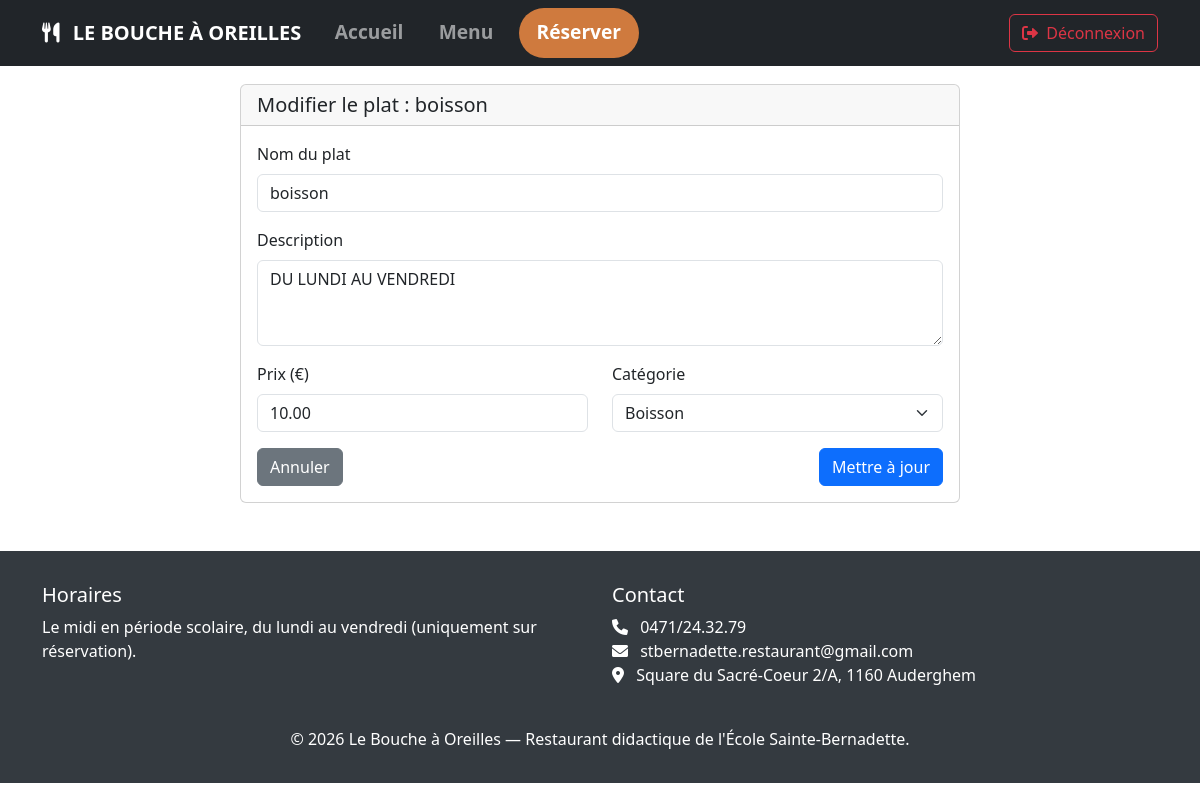
Page /admin/modifier_plat/1 (signed in) on the committed database.
### models.py (models this page shows)
class Plat(db.Model):
    __tablename__ = 'menu'
    id = db.Column(db.Integer, primary_key=True)
    nom = db.Column(db.String(100), nullable=False)
    description = db.Column(db.Text)
    prix = db.Column(db.Float, nullable=False)
    categorie = db.Column(db.String(50), nullable=False)
    image = db.Column(db.String(200))

### main.py (the view, shortened to what this page needs)
@app.route('/admin/modifier_plat/<int:plat_id>', methods=['GET', 'POST'])
@login_required
def modifier_plat(plat_id):
    plat = Plat.query.get_or_404(plat_id)
    return render_template('modifier-menu.html', plat=plat)

### main.py (called while the page is built)
def login_required(f):
    @wraps(f)
    def decorated_function(*args, **kwargs):
        if not session.get('admin_logged_in'):
            return redirect(url_for('admin_login'))
        return f(*args, **kwargs)
    return decorated_function

### templates/modifier-menu.html (shortened to what this page needs)
{% extends "base.html" %}
{% block content %}
<div class="container mt-4">
    <div class="row justify-content-center">
        <div class="col-md-8">
            <div class="card">
                <div class="card-header">
                    <h2 class="h5 mb-0">Modifier le plat : {{ plat['nom'] }}</h2>
                </div>
                <div class="card-body">
                    <form method="POST" action="{{ url_for('modifier_plat', plat_id=plat['id']) }}">
                        <div class="mb-3">
                            <label for="nom_plat" class="form-label">Nom du plat</label>
                            <input type="text" class="form-control" id="nom_plat" name="nom_plat"
                                   value="{{ plat['nom'] }}" required>
                        </div>
                        <div class="mb-3">
                            <label for="description" class="form-label">Description</label>
                            <textarea class="form-control" id="description" name="description"
                                     rows="3" required>{{ plat['description'] }}</textarea>
                        </div>
                        <div class="row">
                            <div class="col-md-6 mb-3">
                                <label for="prix" class="form-label">Prix (€)</label>
                                <input type="number" step="0.01" class="form-control" id="prix"
                                       name="prix" value="{{ "%.2f"|format(plat['prix']) }}" required>
                            </div>
                            <div class="col-md-6 mb-3">
                                <label for="categorie" class="form-label">Catégorie</label>
                                <select class="form-select" id="categorie" name="categorie" required>
                                    <option value="Boissons" {% if plat['categorie'] == 'Boissons' %}selected{% endif %}>Boisson</option>
                                </select>
                           </div>
                       </div>
                       <div class="d-flex justify-content-between">
                            <a href="{{ url_for('admin_menu') }}" class="btn btn-secondary">Annuler</a>
                            <button type="submit" class="btn btn-primary">Mettre à jour</button>
                        </div>
                    </form>
                </div>
            </div>
        </div>
    </div>
</div>
{% endblock %}

### templates/base.html (style rules this page uses)
body { padding-top: 60px; background-color: #ffffff; }

### rows in the picture
Plat: nom "boisson", nom_plat "boisson", description "DU LUNDI AU VENDREDI", prix "10.00", categorie "Boisson"
